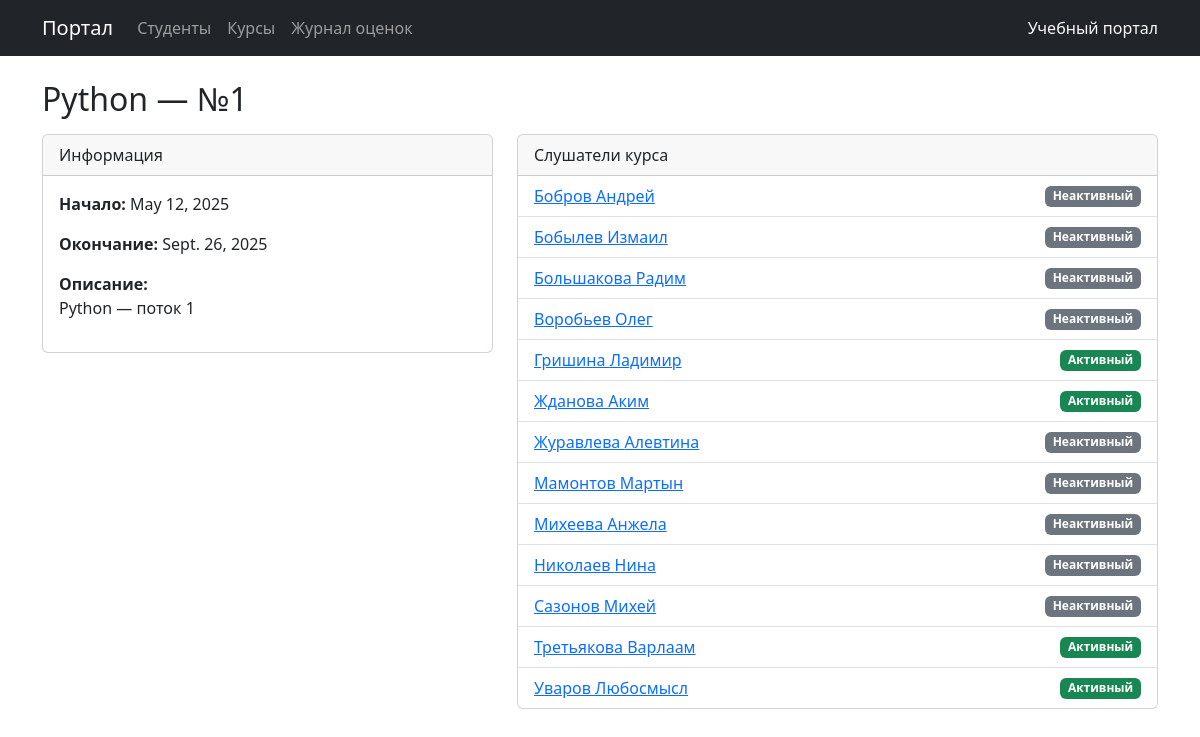
/courses/2/, run on the app's committed database.
### main/models.py (models this page shows, shortened)
class Course(models.Model):
    langs = [
        ('py','Python'),
        ('js','JavaScript'),
        ('c','C++'),
        ('an','Android'),
    ]
    name = models.CharField(choices=langs, max_length=20, verbose_name="Курс")
    course_num = models.SmallIntegerField(
                    default=1,
                    verbose_name="Номер курса",
                    validators=[MinValueValidator(1), MaxValueValidator(100)])
    start_date = models.DateField(verbose_name = 'Начало курса', null=True)
    end_date = models.DateField(verbose_name = 'Окончание курса', null=True)
    description = models.TextField(blank=True, verbose_name="Описание")
    class Meta:
        unique_together = [['name', 'course_num']]
        verbose_name = "Курс"
        verbose_name_plural = "Курсы"
        ordering = ['name', 'course_num']

class Student(models.Model):
    name = models.CharField(
        max_length=30,
        verbose_name='Имя',
        null=False,
        blank=False
    )
    surname = models.CharField(
        max_length=30,
        verbose_name='Фамилия'
    )
    age = models.SmallIntegerField(
        null=False,
        blank=False,
        verbose_name='Возраст',
        validators=[MinValueValidator(18), MaxValueValidator(100)]
    )
    sex = models.CharField(
        max_length=20,
        choices=[('m', 'мужчина'), ('f', 'женщина'), ('d', 'программист')],
        verbose_name='Пол'
    )
    active = models.BooleanField(
        verbose_name='Активный'
    )
    course = models.ManyToManyField(
                to='Course',
                blank=True,
                verbose_name="Посещаемые курсы")
    class Meta:
        verbose_name = "Студент"
        verbose_name_plural = "Студенты"
        indexes = [models.Index(fields=['surname'])]
        unique_together = [['name', 'surname']]
        ordering = ["surname"]

### main/views.py (the view)
# urls.py: path('courses/<int:pk>/', views.CourseDetailView.as_view(), name='course_detail'),
class CourseDetailView(DetailView):
    model = Course
    template_name = 'courses/course_detail.html'
    context_object_name = 'course'
    def get_queryset(self):
        return Course.objects.prefetch_related('student_set')

### main/templates/courses/course_detail.html (shortened to what this page needs)
{% extends "base.html" %}
{% block content %}
<h2 class="mb-3">{{ course.get_name_display }} — №{{ course.course_num }}</h2>
<div class="row g-4">
  <div class="col-md-5">
    <div class="card">
      <div class="card-header">Информация</div>
      <div class="card-body">
        <p><strong>Начало:</strong> {{ course.start_date|default:"—" }}</p>
        <p><strong>Окончание:</strong> {{ course.end_date|default:"—" }}</p>
        <p><strong>Описание:</strong><br>{{ course.description|default:"Без описания" }}</p>
      </div>
    </div>
  </div>
  <div class="col-md-7">
    <div class="card">
      <div class="card-header">Слушатели курса</div>
      <ul class="list-group list-group-flush">
        {% for s in course.student_set.all %}
          <li class="list-group-item d-flex justify-content-between align-items-center">
            <a href="{% url 'main:student_detail' s.pk %}">{{ s.surname }} {{ s.name }}</a>
            {% if s.active %}<span class="badge bg-success">Активный</span>
            {% else %}<span class="badge bg-secondary">Неактивный</span>{% endif %}
          </li>
        {% empty %}
          <li class="list-group-item text-muted">Пока нет студентов</li>
        {% endfor %}
      </ul>
    </div>
  </div>
</div>
{% endblock %}

### data on the page
Course: name "Python", course_num "1", start_date "May 12, 2025", end_date "Sept. 26, 2025", description "Python — поток 1"
Student: surname "Бобров", name "Андрей", active "Неактивный"
Student: surname "Бобылев", name "Измаил", active "Неактивный"
Student: surname "Большакова", name "Радим", active "Неактивный"
Student: surname "Воробьев", name "Олег", active "Неактивный"
Student: surname "Гришина", name "Ладимир", active "Активный"
Student: surname "Жданова", name "Аким", active "Активный"
Student: surname "Журавлева", name "Алевтина", active "Неактивный"
Student: surname "Мамонтов", name "Мартын", active "Неактивный"
Student: surname "Михеева", name "Анжела", active "Неактивный"
Student: surname "Николаев", name "Нина", active "Неактивный"
Student: surname "Сазонов", name "Михей", active "Неактивный"
Student: surname "Третьякова", name "Варлаам", active "Активный"
Student: surname "Уваров", name "Любосмысл", active "Активный"
